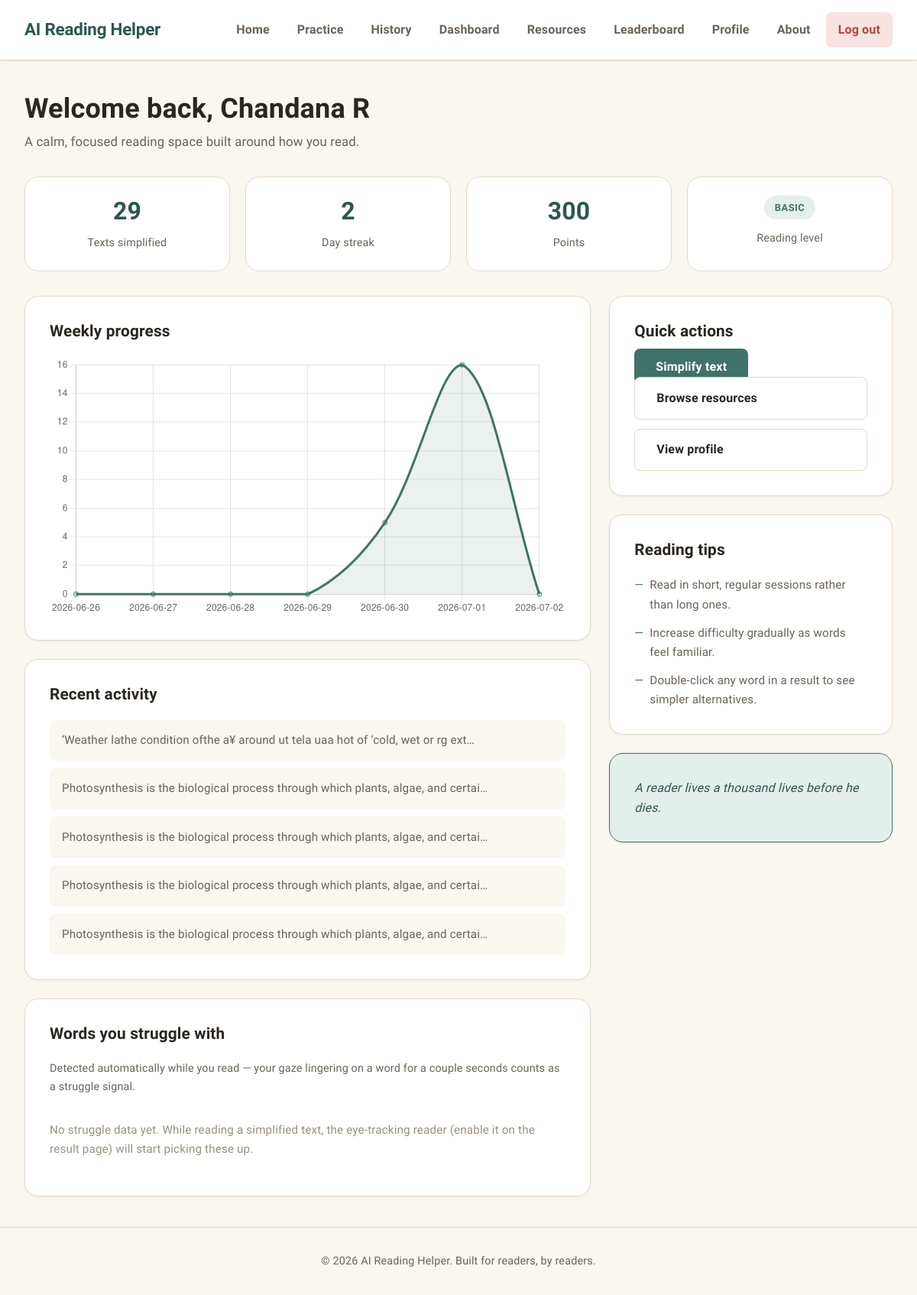
/dashboard (signed in), run on the app's committed database.
### tables this page shows
CREATE TABLE users (
            id INTEGER PRIMARY KEY AUTOINCREMENT,
            username TEXT UNIQUE NOT NULL,
            email TEXT UNIQUE NOT NULL,
            password TEXT NOT NULL,
            full_name TEXT,
            created_at TIMESTAMP DEFAULT CURRENT_TIMESTAMP,
            last_login TIMESTAMP,
            avatar TEXT DEFAULT 'default.png',
            bio TEXT,
            reading_level TEXT DEFAULT 'basic',
            total_texts_simplified INTEGER DEFAULT 0,
            total_reading_time INTEGER DEFAULT 0,
            streak_days INTEGER DEFAULT 0,
            points INTEGER DEFAULT 0,
            badges TEXT DEFAULT '[]'
        );

CREATE TABLE reading_history (
            id INTEGER PRIMARY KEY AUTOINCREMENT,
            user_id INTEGER,
            original_text TEXT NOT NULL,
            simplified_text TEXT NOT NULL,
            reading_level TEXT,
            created_at TIMESTAMP DEFAULT CURRENT_TIMESTAMP,
            reading_time INTEGER DEFAULT 0,
            difficulty_score FLOAT,
            words_count INTEGER,
            FOREIGN KEY (user_id) REFERENCES users(id)
        );

CREATE TABLE daily_motivations (
            id INTEGER PRIMARY KEY AUTOINCREMENT,
            quote TEXT NOT NULL,
            author TEXT,
            category TEXT
        );

### app.py (the view)
@app.route('/dashboard')
@login_required
def dashboard():
    user = get_user_by_id(session['user_id'])
    history = get_user_history(session['user_id'], limit=5)
    motivation = get_random_motivation()
    streak = calculate_user_streak(session['user_id'])
    weekly_progress = get_weekly_progress(session['user_id'])
    struggle_words = get_struggle_words(session['user_id'], limit=10)
    return render_template('dashboard.html',
                         user=user,
                         history=history,
                         motivation=motivation,
                         streak=streak,
                         weekly_progress=weekly_progress,
                         struggle_words=struggle_words)

### app.py (called while the page is built)
def login_required(f):
    @wraps(f)
    def decorated_function(*args, **kwargs):
        if 'user_id' not in session:
            flash('Please log in to access this page.', 'warning')
            return redirect(url_for('login'))
        return f(*args, **kwargs)
    return decorated_function

@app.context_processor
def inject_user():
    user = None
    if 'user_id' in session:
        user = get_user_by_id(session['user_id'])
    return dict(current_user=user)

def calculate_user_streak(user_id):
    conn = get_db()
    cursor = conn.cursor()
    cursor.execute('''
        SELECT DATE(created_at) as date
        FROM reading_history
        WHERE user_id = ?
        ORDER BY created_at DESC
    ''', (user_id,))
    dates = [row[0] for row in cursor.fetchall()]
    conn.close()
    if not dates:
        return 0
    streak = 1
    for i in range(len(dates) - 1):
        date1 = datetime.strptime(dates[i], '%Y-%m-%d')
        date2 = datetime.strptime(dates[i + 1], '%Y-%m-%d')
        diff = (date1 - date2).days
        if diff == 1:
            streak += 1
        elif diff > 1:
            break
    return streak

def get_weekly_progress(user_id):
    conn = get_db()
    cursor = conn.cursor()
    progress = []
    for i in range(6, -1, -1):
        date = (datetime.now() - timedelta(days=i)).strftime('%Y-%m-%d')
        cursor.execute('''
            SELECT COUNT(*) as count, SUM(words_count) as words
            FROM reading_history
            WHERE user_id = ? AND DATE(created_at) = ?
        ''', (user_id, date))
        result = cursor.fetchone()
        progress.append({
            'date': date,
            'texts': result[0] if result else 0,
            'words': result[1] if result and result[1] else 0
        })
    conn.close()
    return progress

### database.py (called while the page is built)
def get_db():
    conn = sqlite3.connect(DATABASE)
    conn.row_factory = sqlite3.Row
    return conn

def get_user_by_id(user_id):
    conn = get_db()
    cursor = conn.cursor()
    cursor.execute('SELECT * FROM users WHERE id = ?', (user_id,))
    user = cursor.fetchone()
    conn.close()
    return dict(user) if user else None

def get_user_history(user_id, limit=10):
    conn = get_db()
    cursor = conn.cursor()
    cursor.execute('''
        SELECT * FROM reading_history
        WHERE user_id = ?
        ORDER BY created_at DESC
        LIMIT ?
    ''', (user_id, limit))
    history = cursor.fetchall()
    conn.close()
    return [dict(row) for row in history]

### templates/dashboard.html (shortened to what this page needs)
{% extends "base.html" %}
{% block content %}
<div class="dashboard-container">
  <div class="welcome-section">
    <h1>Welcome back, {{ current_user.full_name }}</h1>
    <p>A calm, focused reading space built around how you read.</p>
  </div>
  <div class="stats-grid">
    <div class="stat-card">
      <h2>{{ current_user.total_texts_simplified }}</h2>
      <p>Texts simplified</p>
    </div>
    <div class="stat-card">
      <h2>{{ streak }}</h2>
      <p>Day streak</p>
    </div>
    <div class="stat-card">
      <h2>{{ current_user.points }}</h2>
      <p>Points</p>
    </div>
    <div class="stat-card">
      <span class="level-pill {{ current_user.reading_level }}">{{ current_user.reading_level }}</span>
      <p>Reading level</p>
    </div>
  </div>
  <div class="dashboard-grid">
    <div class="dashboard-main">
      <div class="card">
        <h3 class="card-title">Weekly progress</h3>
        <canvas id="weeklyChart"></canvas>
      </div>
      <div class="card">
        <h3 class="card-title">Recent activity</h3>
        {% if history %}
        {% for item in history %}
        <div class="activity-item">
          <p>{{ item.original_text[:80] }}{% if item.original_text|length > 80 %}…{% endif %}</p>
        </div>
        {% endfor %}
        {% else %}
        <p class="empty-state">No reading activity yet. Simplify your first text to see it here.</p>
        {% endif %}
      </div>
      <div class="card">
        <h3 class="card-title">Words you struggle with</h3>
        <p class="card-subtitle">
          Detected automatically while you read — your gaze lingering on a word for a couple seconds counts as a
          struggle signal.
        </p>
        {% if struggle_words %}
        <div class="struggle-word-list">
          {% for sw in struggle_words %}
          <div class="struggle-word-chip">
            <span class="struggle-word-text">{{ sw.word }}</span>
            <span class="struggle-word-count">{{ sw.occurrences }}×</span>
          </div>
          {% endfor %}
        </div>
        {% else %}
        <p class="empty-state">
          No struggle data yet. While reading a simplified text, the eye-tracking reader (enable it on the result page)
          will start picking these up.
        </p>
        {% endif %}
      </div>
    </div>
    <div class="dashboard-sidebar">
      <div class="card">
        <h3 class="card-title">Quick actions</h3>
        <a href="{{ url_for('practice') }}" class="btn-primary dashboard-action">Simplify text</a>
        <a href="{{ url_for('resources') }}" class="btn-secondary dashboard-action">Browse resources</a>
        <a href="{{ url_for('profile') }}" class="btn-secondary dashboard-action">View profile</a>
      </div>
      <div class="card">
        <h3 class="card-title">Reading tips</h3>
        <ul class="tips-list">
          <li>Read in short, regular sessions rather than long ones.</li>
          <li>Increase difficulty gradually as words feel familiar.</li>
          <li>Double-click any word in a result to see simpler alternatives.</li>
        </ul>
      </div>
      {% if motivation %}
      <div class="card motivation-card">
        <p>{{ motivation.quote }}</p>
      </div>
      {% endif %}
    </div>
  </div>
</div>
<script>
  const ctx = document.getElementById('weeklyChart');
  if (ctx) {
    const data = {{ weekly_progress| tojson
  }};
  new Chart(ctx, {
    type: 'line',
    data: {
      labels: data.map(d => d.date),
      datasets: [{
        label: 'Texts simplified',
        data: data.map(d => d.texts),
        borderColor: '#3F7268',
        backgroundColor: 'rgba(63, 114, 104, 0.1)',
        tension: 0.35,
        fill: true
      }]
    },
    options: {
      plugins: { legend: { display: false } },
      scales: { y: { beginAtZero: true, ticks: { precision: 0 } } }
    }
  });
}
</script>
{% endblock %}

### static/css/style.css (style rules this page uses)
:root { --bg: #FAF6F0; --surface: #FFFFFF; --surface-muted: #F2EBE1; --border: #E4D9C8; --text: #2B2620; --text-muted: #6B6357; --text-faint: #9A917F; --primary: #3F7268; --primary-dark: #2E5650; --primary-light: #E4EFEC; --secondary: #C76F4D; --secondary-light: #F7E6DD; --success: #3F7268; --success-bg: #E4EFEC; --danger: #B3463C; --danger-bg: #F7E3E0; --warning: #B8863A; --warning-bg: #F5EBD8; --info: #3B6E8C; --info-bg: #E3EDF2; --level-basic: #3F7268; --level-basic-bg: #E4EFEC; --level-intermediate: #B8863A; --level-intermediate-bg: #F5EBD8; --level-advanced: #8B4F8C; --level-advanced-bg: #EFE3EF; --radius-sm: 8px; --radius-md: 12px; --radius-lg: 18px; --shadow-sm: 0 1px 3px rgba(43, 38, 32, 0.06); --shadow-md: 0 4px 12px rgba(43, 38, 32, 0.08); --shadow-lg: 0 12px 32px rgba(43, 38, 32, 0.10); --transition: all 0.2s ease; }
* { margin: 0; padding: 0; box-sizing: border-box; }
html { scroll-behavior: smooth; }
body { font-family: 'Atkinson Hyperlegible', -apple-system, 'Segoe UI', sans-serif; background: var(--bg); color: var(--text); line-height: 1.65; letter-spacing: 0.01em; min-height: 100vh; }
h1, h2, h3, h4 { font-weight: 700; line-height: 1.3; color: var(--text); }
h1 { font-size: 2.25rem; }
h2 { font-size: 1.75rem; }
h3 { font-size: 1.3rem; }
p { color: var(--text-muted); }
a { color: var(--primary); text-decoration: none; }
.card { background: var(--surface); border: 1px solid var(--border); border-radius: var(--radius-lg); padding: 2rem; box-shadow: var(--shadow-sm); }
.card-title { font-size: 1.3rem; font-weight: 700; margin-bottom: 1.25rem; color: var(--text); }
.btn-primary, button[type="submit"] { background: var(--primary); color: #FFFFFF; border: none; padding: 0.85rem 1.75rem; border-radius: var(--radius-sm); font-weight: 700; font-size: 1rem; font-family: inherit; cursor: pointer; transition: var(--transition); }
.btn-secondary { background: var(--surface); color: var(--text); border: 1.5px solid var(--border); padding: 0.85rem 1.75rem; border-radius: var(--radius-sm); font-weight: 700; display: inline-flex; align-items: center; cursor: pointer; transition: var(--transition); }
.level-pill { display: inline-flex; align-items: center; gap: 0.4rem; padding: 0.3rem 0.85rem; border-radius: 999px; font-size: 0.8rem; font-weight: 700; text-transform: uppercase; letter-spacing: 0.04em; }
.level-pill.basic { background: var(--level-basic-bg); color: var(--level-basic); }
.dashboard-container { max-width: 1200px; margin: 0 auto; }
.welcome-section { margin-bottom: 2rem; }
.welcome-section p { margin-top: 0.4rem; font-size: 1.05rem; }
.stats-grid { display: grid; grid-template-columns: repeat(4, 1fr); gap: 1.25rem; margin-bottom: 2rem; }
.stat-card { background: var(--surface); border: 1px solid var(--border); border-radius: var(--radius-lg); padding: 1.5rem; text-align: center; }
.stat-card h2 { font-size: 2rem; color: var(--primary-dark); margin-bottom: 0.3rem; }
.stat-card p { font-size: 0.9rem; margin-top: 0.5rem; }
.stat-card .level-pill { margin-bottom: 0.3rem; }
.dashboard-grid { display: grid; grid-template-columns: 2fr 1fr; gap: 1.5rem; align-items: start; }
.dashboard-main, .dashboard-sidebar { display: flex; flex-direction: column; gap: 1.5rem; }
.card-subtitle { font-size: 0.9rem; margin-bottom: 1rem; }
.activity-item { background: var(--bg); padding: 0.9rem 1rem; border-radius: var(--radius-sm); margin-top: 0.6rem; font-size: 0.95rem; }
.empty-state { color: var(--text-faint); font-size: 0.95rem; padding: 1rem 0; }
.dashboard-action { width: 100%; text-align: center; margin-bottom: 0.75rem; }
.dashboard-action:last-child { margin-bottom: 0; }
.tips-list { list-style: none; display: flex; flex-direction: column; gap: 0.75rem; }
.tips-list li { padding-left: 1.25rem; position: relative; color: var(--text-muted); font-size: 0.95rem; }
.tips-list li::before { content: '—'; position: absolute; left: 0; color: var(--primary); }
.motivation-card { background: var(--primary-light); border-color: var(--primary); }
.motivation-card p { color: var(--primary-dark); font-style: italic; line-height: 1.6; }

### data on the page
users: full_name "Chandana R", total_texts_simplified "29", points "300", reading_level "BASIC"
reading_history: original_text "‘Weather lathe condition ofthe a¥ around ut tela uaa hot of ‘cold, wet or rg ext"
reading_history: original_text "Photosynthesis is the biological process through which plants, algae, and certai"
reading_history: original_text "Photosynthesis is the biological process through which plants, algae, and certai"
reading_history: original_text "Photosynthesis is the biological process through which plants, algae, and certai"
reading_history: original_text "Photosynthesis is the biological process through which plants, algae, and certai"
daily_motivations: quote "A reader lives a thousand lives before he dies."

### other printed values
{{ streak }} "2"
